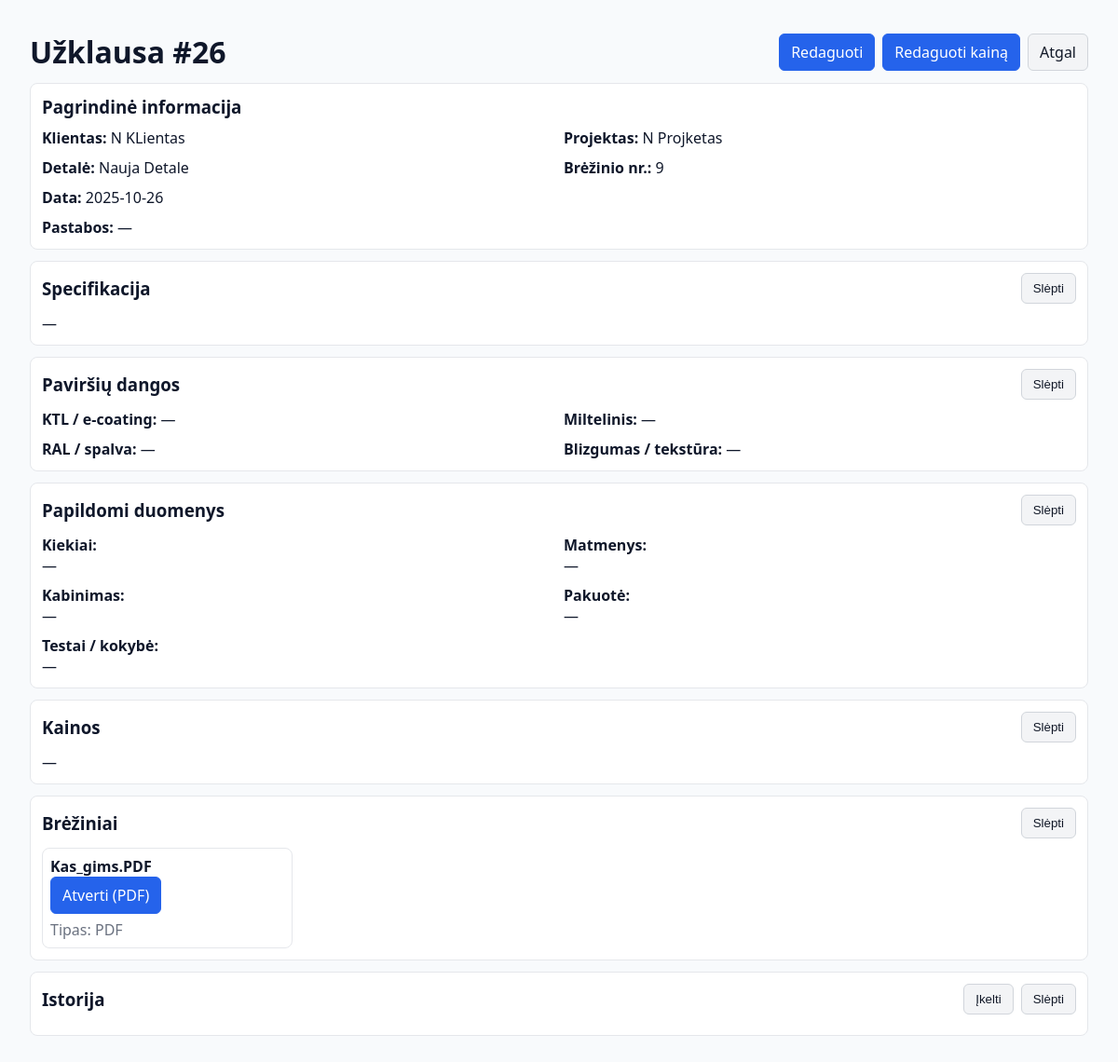
Page /detaliu_registras/perziureti_uzklausa/26/ on the committed database.
### detaliu_registras/models.py (models this page shows, shortened)
class Timestamped(models.Model):
    created = models.DateTimeField(auto_now_add=True, null=True, blank=True)
    updated = models.DateTimeField(auto_now=True, null=True, blank=True)
    class Meta:
        abstract = True

class Uzklausa(Timestamped):
    klientas = models.ForeignKey(Klientas, on_delete=models.SET_NULL, null=True, blank=True, related_name="uzklausos")
    projektas = models.ForeignKey(Projektas, on_delete=models.SET_NULL, null=True, blank=True, related_name="uzklausos")
    detale = models.ForeignKey(Detale, on_delete=models.SET_NULL, null=True, blank=True, related_name="uzklausos")
    pastabos = models.TextField(blank=True, null=True)
    data = models.DateField(auto_now_add=True, null=True, blank=True)
    history = HistoricalRecords()

class Klientas(Timestamped):
    vardas = models.CharField(max_length=255)
    history = HistoricalRecords()

class Projektas(Timestamped):
    klientas = models.ForeignKey(Klientas, on_delete=models.CASCADE, related_name="projektai")
    pavadinimas = models.CharField(max_length=255)
    aprasymas = models.TextField(blank=True, null=True)
    history = HistoricalRecords()
    def __str__(self):
        return self.pavadinimas

class Detale(Timestamped):
    pavadinimas = models.CharField(max_length=255)
    brezinio_nr = models.CharField(max_length=255, blank=True, null=True)
    kiekis_metinis = models.IntegerField(blank=True, null=True)
    kiekis_menesis = models.IntegerField(blank=True, null=True)
    kiekis_partijai = models.IntegerField(blank=True, null=True)
    kiekis_per_val = models.IntegerField(blank=True, null=True)
    ilgis_mm = models.DecimalField(max_digits=12, decimal_places=2, blank=True, null=True)
    plotis_mm = models.DecimalField(max_digits=12, decimal_places=2, blank=True, null=True)
    aukstis_mm = models.DecimalField(max_digits=12, decimal_places=2, blank=True, null=True)
    skersmuo_mm = models.DecimalField(max_digits=12, decimal_places=2, blank=True, null=True)
    storis_mm = models.DecimalField(max_digits=12, decimal_places=2, blank=True, null=True)
    kabinimo_budas = models.CharField(max_length=255, blank=True, null=True)
    kabliuku_kiekis = models.IntegerField(blank=True, null=True)
    kabinimo_anga_mm = models.DecimalField(max_digits=12, decimal_places=2, blank=True, null=True)
    kabinti_per = models.CharField(max_length=255, blank=True, null=True)
    pakuotes_tipas = models.CharField(max_length=255, blank=True, null=True)
    vienetai_dezeje = models.IntegerField(blank=True, null=True)
    vienetai_paleje = models.IntegerField(blank=True, null=True)
    pakuotes_pastabos = models.CharField(max_length=255, blank=True, null=True)
    testai_druskos_rukas_val = models.IntegerField(blank=True, null=True)
    testas_adhezija = models.CharField(max_length=255, blank=True, null=True)
    testas_storis_mikronai = models.IntegerField(blank=True, null=True)
    testai_kita = models.CharField(max_length=255, blank=True, null=True)
    ppap_dokumentai = models.CharField(max_length=255, blank=True, null=True)
    priedai_info = models.CharField(max_length=255, blank=True, null=True)
    history = HistoricalRecords()

class PavirsiuDangos(Timestamped):
    detale = models.OneToOneField(Detale, on_delete=models.CASCADE, related_name="pavirsiu_dangos")
    ktl_ec_name = models.CharField(max_length=255, blank=True, null=True)
    miltelinis_name = models.CharField(max_length=255, blank=True, null=True)
    spalva_ral = models.CharField(max_length=64, blank=True, null=True)
    blizgumas = models.CharField(max_length=128, blank=True, null=True)
    history = HistoricalRecords()

class Brezinys(models.Model):
    detale = models.ForeignKey("Detale", on_delete=models.CASCADE, related_name="breziniai")
    pavadinimas = models.CharField(max_length=255, blank=True)
    versija = models.CharField(max_length=64, blank=True, null=True)
    tipas = models.CharField(max_length=10, choices=TIPAI, default="img")
    failas = models.FileField(
        upload_to=upload_drawing,
        blank=True, null=True,
        validators=[FileExtensionValidator(allowed_extensions=[e[1:] for e in sorted(ALL_EXT)])],
    )
    isorinis_url = models.URLField(blank=True, null=True)
    uploaded_by = models.ForeignKey(settings.AUTH_USER_MODEL, null=True, blank=True, on_delete=models.SET_NULL)
    created = models.DateTimeField(auto_now_add=True)
    class Meta:
        ordering = ("-created",)

### detaliu_registras/views.py (the view)
# urls.py: path("perziureti_uzklausa/<int:pk>/", UzklausaDetailView.as_view(), name="perziureti_uzklausa"),
class UzklausaDetailView(DetailView):
    model = Uzklausa
    template_name = "detaliu_registras/perziureti_uzklausa.html"
    context_object_name = "uzklausa"
    def get_context_data(self, **kwargs):
        ctx = super().get_context_data(**kwargs)
        uzk = self.object
        kainos = uzk.kainos.all().order_by("-id")
        current = kainos.filter(busena="aktuali").first()
        ctx["kaina_aktuali"] = current
        ctx["kainos"] = kainos
        return ctx

### detaliu_registras/templates/detaliu_registras/perziureti_uzklausa.html (shortened to what this page needs)
{% extends "base.html" %}
{% block content %}
<div class="container">
  <header style="display:flex;align-items:center;justify-content:space-between;gap:12px;margin:16px 0 12px">
    <h1 style="margin:0">Užklausa #{{ uzklausa.pk }}</h1>
    <div style="display:flex;gap:8px;flex-wrap:wrap">
      <a class="btn" href="{% url 'detaliu_registras:redaguoti_uzklausa' uzklausa.pk %}">Redaguoti</a>
      <a class="btn" href="{% url 'detaliu_registras:redaguoti_kaina' uzklausa.pk %}">Redaguoti kainą</a>
      <a class="btn btn-secondary" href="{% url 'detaliu_registras:uzklausa_list' %}">Atgal</a>
    </div>
  </header>
  <section class="box">
    <h3 style="margin:0 0 10px">Pagrindinė informacija</h3>
    <div class="grid">
      <div><strong>Klientas:</strong> {% firstof uzklausa.klientas.vardas uzklausa.klientas "—" %}</div>
      <div><strong>Projektas:</strong> {{ uzklausa.projektas|default:"—" }}</div>
      <div><strong>Detalė:</strong> {{ uzklausa.detale.pavadinimas|default:"—" }}</div>
      <div><strong>Brėžinio nr.:</strong> {{ uzklausa.detale.brezinio_nr|default:"—" }}</div>
      <div><strong>Data:</strong> {{ uzklausa.data|date:"Y-m-d" }}</div>
      <div style="grid-column:1/-1"><strong>Pastabos:</strong> {{ uzklausa.pastabos|default:"—" }}</div>
    </div>
  </section>
  <section class="box blk" data-key="spec">
    <div style="display:flex;align-items:center;justify-content:space-between">
      <h3 style="margin:0">Specifikacija</h3>
      <button type="button" class="btn btn-secondary blk-toggle">Slėpti</button>
    </div>
    <div class="blk-body" style="margin-top:10px">
      {% with s=uzklausa.detale.specifikacija %}
        {% if s %}
          <div class="grid">
            <div><strong>Metalas:</strong> {{ s.metalas|default:"—" }}</div>
            <div><strong>Plotas m²:</strong> {% if s.plotas_m2 or s.plotas_m2 == 0 %}{{ s.plotas_m2 }}{% else %}—{% endif %}</div>
            <div><strong>Svoris kg:</strong> {% if s.svoris_kg or s.svoris_kg == 0 %}{{ s.svoris_kg }}{% else %}—{% endif %}</div>
            <div><strong>Medžiagos kodas:</strong> {{ s.medziagos_kodas|default:"—" }}</div>
          </div>
        {% else %}
          —
        {% endif %}
      {% endwith %}
    </div>
  </section>
  <section class="box blk" data-key="dangos">
    <div style="display:flex;align-items:center;justify-content:space-between">
      <h3 style="margin:0">Paviršių dangos</h3>
      <button type="button" class="btn btn-secondary blk-toggle">Slėpti</button>
    </div>
    <div class="blk-body" style="margin-top:10px">
      {% with d=uzklausa.detale.pavirsiu_dangos %}
        {% if d %}
          <div class="grid">
            <div><strong>KTL / e-coating:</strong> {{ d.ktl_ec_name|default:"—" }}</div>
            <div><strong>Miltelinis:</strong> {{ d.miltelinis_name|default:"—" }}</div>
            <div><strong>RAL / spalva:</strong> {{ d.spalva_ral|default:"—" }}</div>
            <div><strong>Blizgumas / tekstūra:</strong> {{ d.blizgumas|default:"—" }}</div>
          </div>
        {% else %}
          —
        {% endif %}
      {% endwith %}
    </div>
  </section>
  <section class="box blk" data-key="extra">
    <div style="display:flex;align-items:center;justify-content:space-between">
      <h3 style="margin:0">Papildomi duomenys</h3>
      <button type="button" class="btn btn-secondary blk-toggle">Slėpti</button>
    </div>
    <div class="blk-body" style="margin-top:10px">
      <div class="grid">
        <div>
          <strong>Kiekiai:</strong><br>
          {% with d=uzklausa.detale %}
            {% if d.kiekis_metinis or d.kiekis_menesis or d.kiekis_partijai or d.kiekis_per_val %}
              {% if d.kiekis_metinis %}Metinis: {{ d.kiekis_metinis }}<br>{% endif %}
              {% if d.kiekis_menesis %}Mėnesio: {{ d.kiekis_menesis }}<br>{% endif %}
              {% if d.kiekis_partijai %}Partijai: {{ d.kiekis_partijai }}<br>{% endif %}
              {% if d.kiekis_per_val %}Per val.: {{ d.kiekis_per_val }}{% endif %}
            {% else %}—{% endif %}
          {% endwith %}
        </div>
        <div>
          <strong>Matmenys:</strong><br>
          {% with d=uzklausa.detale %}
            {% if d.ilgis_mm or d.plotis_mm or d.aukstis_mm or d.skersmuo_mm or d.storis_mm %}
              {% if d.ilgis_mm %}Ilgis: {{ d.ilgis_mm }} mm<br>{% endif %}
              {% if d.plotis_mm %}Plotis: {{ d.plotis_mm }} mm<br>{% endif %}
              {% if d.aukstis_mm %}Aukštis: {{ d.aukstis_mm }} mm<br>{% endif %}
              {% if d.skersmuo_mm %}Skersmuo: {{ d.skersmuo_mm }} mm<br>{% endif %}
              {% if d.storis_mm %}Storis: {{ d.storis_mm }} mm{% endif %}
            {% else %}—{% endif %}
          {% endwith %}
        </div>
        <div>
          <strong>Kabinimas:</strong><br>
          {% with d=uzklausa.detale %}
            {% if d.kabinimo_budas or d.kabliuku_kiekis or d.kabinimo_anga_mm or d.kabinti_per %}
              {% if d.kabinimo_budas %}Būdas: {{ d.kabinimo_budas }}<br>{% endif %}
              {% if d.kabliuku_kiekis %}Kabliukų: {{ d.kabliuku_kiekis }}<br>{% endif %}
              {% if d.kabinimo_anga_mm %}Anga: {{ d.kabinimo_anga_mm }} mm<br>{% endif %}
              {% if d.kabinti_per %}Kabinti per: {{ d.kabinti_per }}{% endif %}
            {% else %}—{% endif %}
          {% endwith %}
        </div>
        <div>
          <strong>Pakuotė:</strong><br>
          {% with d=uzklausa.detale %}
            {% if d.pakuotes_tipas or d.vienetai_dezeje or d.vienetai_paleje or d.pakuotes_pastabos %}
              {% if d.pakuotes_tipas %}Tipas: {{ d.pakuotes_tipas }}<br>{% endif %}
              {% if d.vienetai_dezeje %}Vnt. dėžėje: {{ d.vienetai_dezeje }}<br>{% endif %}
              {% if d.vienetai_paleje %}Vnt. palėje: {{ d.vienetai_paleje }}<br>{% endif %}
              {% if d.pakuotes_pastabos %}Pastabos: {{ d.pakuotes_pastabos }}{% endif %}
            {% else %}—{% endif %}
          {% endwith %}
        </div>
        <div style="grid-column:1/-1">
          <strong>Testai / kokybė:</strong><br>
          {% with d=uzklausa.detale %}
            {% if d.testai_druskos_rukas_val or d.testas_adhezija or d.testas_storis_mikronai or d.testai_kita %}
              {% if d.testai_druskos_rukas_val %}Druskos rūkas: {{ d.testai_druskos_rukas_val }} val<br>{% endif %}
              {% if d.testas_adhezija %}Adhezija: {{ d.testas_adhezija }}<br>{% endif %}
              {% if d.testas_storis_mikronai %}Storis: {{ d.testas_storis_mikronai }} μm<br>{% endif %}
              {% if d.testai_kita %}Kita: {{ d.testai_kita }}{% endif %}
            {% else %}—{% endif %}
          {% endwith %}
        </div>
      </div>
    </div>
  </section>
  <section class="box blk" data-key="kainos">
    <div style="display:flex;align-items:center;justify-content:space-between">
      <h3 style="margin:0">Kainos</h3>
      <button type="button" class="btn btn-secondary blk-toggle">Slėpti</button>
    </div>
    <div class="blk-body" style="margin-top:10px">
      {% if kaina_aktuali %}
        <div><strong>Aktuali:</strong> {{ kaina_aktuali }}</div>
      {% else %}
        <div>—</div>
      {% endif %}
    </div>
  </section>
  <section class="box blk" data-key="brez">
    <div style="display:flex;align-items:center;justify-content:space-between">
      <h3 style="margin:0">Brėžiniai</h3>
      <button type="button" class="btn btn-secondary blk-toggle">Slėpti</button>
    </div>
    <div class="blk-body" style="margin-top:10px">
      {% with br=uzklausa.detale.breziniai.all %}
        {% if br %}
          <ul style="list-style:none;padding:0;margin:0;display:grid;grid-template-columns:repeat(auto-fill,minmax(220px,1fr));gap:12px">
            {% for b in br %}
              <li style="border:1px solid #e5e7eb;border-radius:8px;padding:8px;background:#fff">
                <div style="font-weight:600">{{ b.pavadinimas|default:"Brėžinys" }}</div>
                {% if b.failas or b.isorinis_url %}
                  {% if b.tipas == "img" %}
                    <a href="{{ b.failas.url|default:b.isorinis_url }}" target="_blank" rel="noopener">
                      <img src="{{ b.failas.url|default:b.isorinis_url }}" alt="" style="max-width:100%;height:auto;border-radius:6px;margin-top:6px">
                    </a>
                  {% else %}
                    <a class="btn" href="{{ b.failas.url|default:b.isorinis_url }}" target="_blank" rel="noopener">
                      Atverti ({{ b.tipas|upper }})
                    </a>
                  {% endif %}
                {% endif %}
                <div style="color:#6b7280;margin-top:6px">Tipas: {{ b.tipas|upper }}</div>
              </li>
            {% endfor %}
          </ul>
        {% else %}
          —
        {% endif %}
      {% endwith %}
    </div>
  </section>
  <section class="box blk" data-key="history" id="history-box">
    <div style="display:flex;align-items:center;justify-content:space-between">
      <h3 style="margin:0">Istorija</h3>
      <div style="display:flex;gap:8px">
        <button id="history-toggle" class="btn btn-secondary" type="button">Įkelti</button>
        <button type="button" class="btn btn-secondary blk-toggle">Slėpti</button>
      </div>
    </div>
  </section>
</div>
{% endblock %}

### templates/base.html (style rules this page uses)
:root { --app-header-offset: 0px; }
body { margin:0; font-family:system-ui,-apple-system,Segoe UI,Roboto,Ubuntu,"Helvetica Neue",Arial,"Noto Sans","Liberation Sans",sans-serif; background:#f8fafc; color:#0f172a; }
.container { max-width:1200px;margin:0 auto;padding:0 16px }
a.btn,button.btn { display:inline-block;padding:8px 12px;border-radius:6px; border:1px solid #2563eb;background:#2563eb;color:#fff; text-decoration:none;cursor:pointer }
a.btn-secondary,button.btn-secondary { background:#f3f4f6;color:#111827;border-color:#d1d5db }
.box { border:1px solid #e5e7eb;border-radius:8px;padding:12px;margin:12px 0;background:#fff }
.grid { display:grid;grid-template-columns:repeat(2,minmax(0,1fr));gap:10px }

### rows in the picture
Uzklausa: pk "26", klientas.vardas "N KLientas", projektas "N Projketas", detale.pavadinimas "Nauja Detale", detale.brezinio_nr "9", data "2025-10-26", pastabos "—"
PavirsiuDangos: ktl_ec_name "—", miltelinis_name "—", spalva_ral "—", blizgumas "—"
Brezinys: pavadinimas "Kas_gims.PDF", tipas "PDF"
